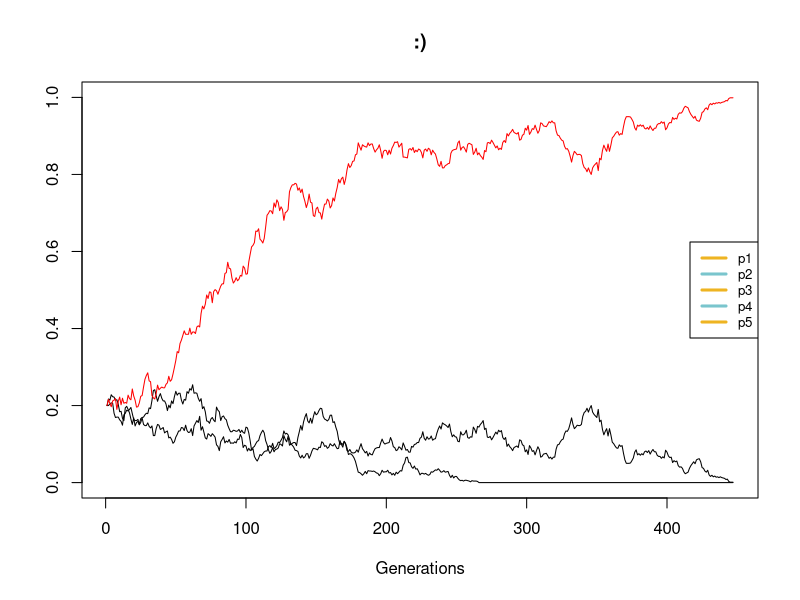

Generate this figure with R:
#Andrew Johnson
#Wright-Fisher model: n alleles, selection

#NEEDS-- MULTIPLE ALLELES
#        MULTINOMIAL DRAW 
#        MUTATION/ INTRODUCTION OF NEW ALLELES (THAT WILL NOT BE PART OF THE REPRODUCTIVE POOL)

#set initial conditions------------------------------------------------------------------------------------

#initial population number
popNum <- 1000

#set the number of alleles in the system
numAlleles <- 5
alleleVariants <- c(1:numAlleles)

#creates n number allele variables, all initally equal in frequency
alleleName <- c()
frequencyVector <- c()
fitnessVector <- c()
for(i in alleleVariants){
  nam <- paste("p", i, sep = "")
  assign(nam, 1/numAlleles)
  alleleName[i] <- nam
  frequencyVector[i] <- 1/numAlleles
  #creates a selection coefficient vector. can be set as a random number. default at 1 (no selection) 
  fitnessVector[i] <- 1
}
censusVector <- frequencyVector * popNum

#generation counter, intitally set to zero
gens <- 0

#create data frame of appropriate dimensions--------------------------------------------------------------

genTable <- data.frame(matrix(nrow = 0, ncol = numAlleles))
colnames(genTable) <- alleleName

#binomial sample iterated over n generations until extinction or fix.-------------------------------------
while(!(1 %in% frequencyVector)){

  #adds one generation to the counter
  gens <- gens + 1
  
  #adding variable values from previous generation to the dataframe
  genTable <- rbind(genTable, frequencyVector)

  #calculate the fitness-weighted probability
  probabilityVector <- (fitnessVector * frequencyVector)/ (sum(fitnessVector * frequencyVector))
  
  #binomial sample of two variants, p and q in this case
  censusVector <- rmultinom(1, popNum, probabilityVector)
  censusVector <- as.vector(censusVector)
  frequencyVector <- censusVector/popNum

}

#temporary fix (rename columns)-- while loop rbind command erases the column titles: reason unknown
colnames(genTable) <- alleleName

#plot the results-----------------------------------------------------------------------------------------
plot(genTable$p1, type = "l", xlab="Generations", ylab="", 
     ylim= c(0,1), main = " :) ")
for(i in numAlleles){
  lines(genTable[i], type = "l")
}
lines(genTable$p2, col = "red", type = "l")
par(bg= "white")
legend("right",legend = colnames(genTable),col=c("goldenrod2", "cadetblue3"),bg="white",lwd=3, cex = .8)

#prints generations until fixation or extinction----------------------------------------------------------














